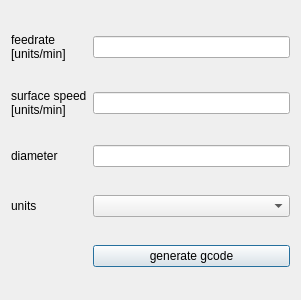
<?xml version="1.0" encoding="UTF-8"?>
<ui version="4.0">
 <class>parting_dialog</class>
 <widget class="QDialog" name="parting_dialog">
  <property name="geometry">
   <rect>
    <x>0</x>
    <y>0</y>
    <width>301</width>
    <height>300</height>
   </rect>
  </property>
  <property name="windowTitle">
   <string>Parting Dialog</string>
  </property>
  <layout class="QGridLayout" name="gridLayout">
   <item row="0" column="0">
    <widget class="QLabel" name="feed_label">
     <property name="text">
      <string>feedrate
[units/min]</string>
     </property>
    </widget>
   </item>
   <item row="1" column="1">
    <widget class="QLineEdit" name="speed_lineEdit"/>
   </item>
   <item row="0" column="1">
    <widget class="QLineEdit" name="feed_lineEdit"/>
   </item>
   <item row="1" column="0">
    <widget class="QLabel" name="speed_label">
     <property name="text">
      <string>surface speed
[units/min]</string>
     </property>
    </widget>
   </item>
   <item row="2" column="0">
    <widget class="QLabel" name="diameter_label">
     <property name="text">
      <string>diameter</string>
     </property>
    </widget>
   </item>
   <item row="2" column="1">
    <widget class="QLineEdit" name="diameter_lineEdit"/>
   </item>
   <item row="3" column="0">
    <widget class="QLabel" name="unit_label">
     <property name="text">
      <string>units</string>
     </property>
    </widget>
   </item>
   <item row="3" column="1">
    <widget class="QComboBox" name="unit_comboBox"/>
   </item>
   <item row="4" column="1">
    <widget class="QPushButton" name="generate_button">
     <property name="text">
      <string>generate gcode</string>
     </property>
    </widget>
   </item>
  </layout>
 </widget>
 <tabstops>
  <tabstop>feed_lineEdit</tabstop>
  <tabstop>speed_lineEdit</tabstop>
  <tabstop>diameter_lineEdit</tabstop>
  <tabstop>unit_comboBox</tabstop>
  <tabstop>generate_button</tabstop>
 </tabstops>
 <resources/>
 <connections/>
</ui>
